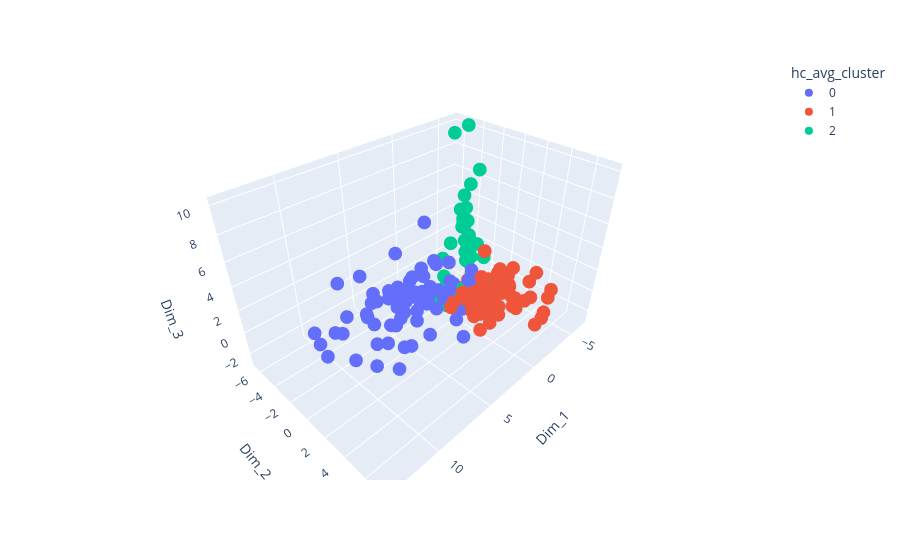

Source (notebook cell):
### Code cell
cluster_labels = hierarchy.cut_tree(hc_avg_cos, height=1)
hc_avg_cos_1d_labels = cluster_labels[:, 0]

plot_df["hc_avg_cluster"] = hc_avg_cos_1d_labels.astype(str)

fig = px.scatter_3d(
    plot_df,
    x="Dim_1",
    y="Dim_2",
    z="Dim_3",
    color="hc_avg_cluster",
    hover_data=plot_df.columns)

fig.show()

ct = pd.crosstab(hc_avg_cos_1d_labels, labels_df)
print(ct)
